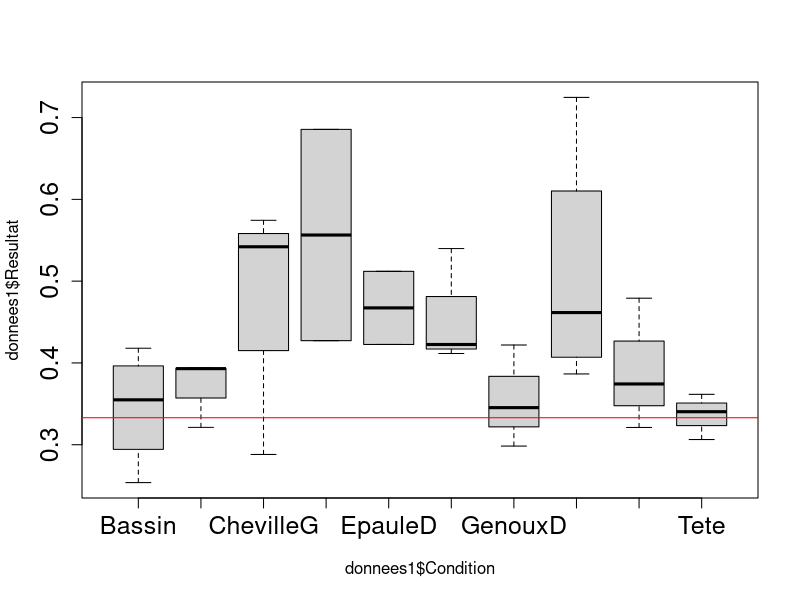
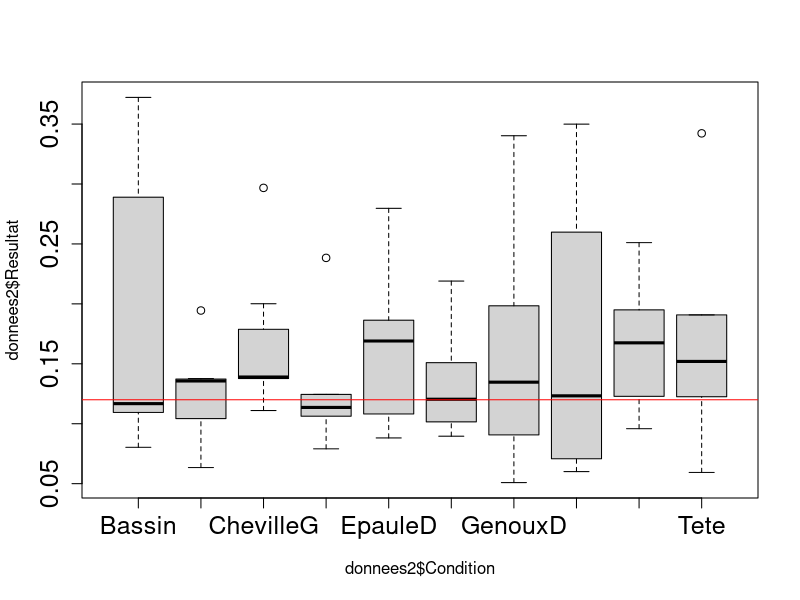

Write R code to recreate these figures, in order. (Note: this script raises an error after producing the figures.)
donnees1 = read.csv2('stats_birapp1.csv',sep=",",dec=".")
summary(donnees1)
donnees1 = na.omit(donnees1)
donnees1$Sujet<-as.factor(donnees1$Sujet)
summary(donnees1)
mod.rm<-aov(Resultat ~ Condition + Error(Sujet/Condition), data=donnees1)
summary(mod.rm)
boxplot(donnees1$Resultat~donnees1$Condition,cex.axis=1.5)
abline(h = 0.333, col = "red")


donnees2 = read.csv2('stats_birapp2.csv',sep=";",dec=".")
summary(donnees2)
donnees2 = na.omit(donnees2)
donnees2$Sujet<-as.factor(donnees2$Sujet)
summary(donnees2)
mod.rm<-aov(Resultat ~ Condition + Error(Sujet/Condition), data=donnees2)
summary(mod.rm)
boxplot(donnees2$Resultat~donnees2$Condition,cex.axis=1.5)
abline(h = 0.12, col = "red")

pairwise.t.test(donnees2$Resultat,donnees2$Condition,
p.adj = "bonferroni",pool.sd = FALSE, paired=TRUE)


Tete1 = subset(donnees1,Condition=="Tete")
Bassin1 = subset(donnees1,Condition=="Bassin")
GenouxG1 = subset(donnees1,Condition=="GenouxG")
EpauleG1 = subset(donnees1,Condition=="EpauleG")
t.test(x=Tete1[["Resultat"]], mu=0.3333333)
t.test(x=Bassin1[["Resultat"]], mu=0.3333333)
t.test(x=GenouxG1[["Resultat"]], mu=0.3333333)
t.test(x=EpauleG1[["Resultat"]], mu=0.3333333)

Tete2 = subset(donnees2,Condition=="Tete")
Bassin2 = subset(donnees2,Condition=="Bassin")
GenouxG2 = subset(donnees2,Condition=="GenouxG")
EpauleG2 = subset(donnees2,Condition=="EpauleG")
t.test(x=Tete2[["Resultat"]], mu=0.12)
t.test(x=Bassin2[["Resultat"]], mu=0.12)
t.test(x=GenouxG2[["Resultat"]], mu=0.12)
t.test(x=EpauleG2[["Resultat"]], mu=0.12)